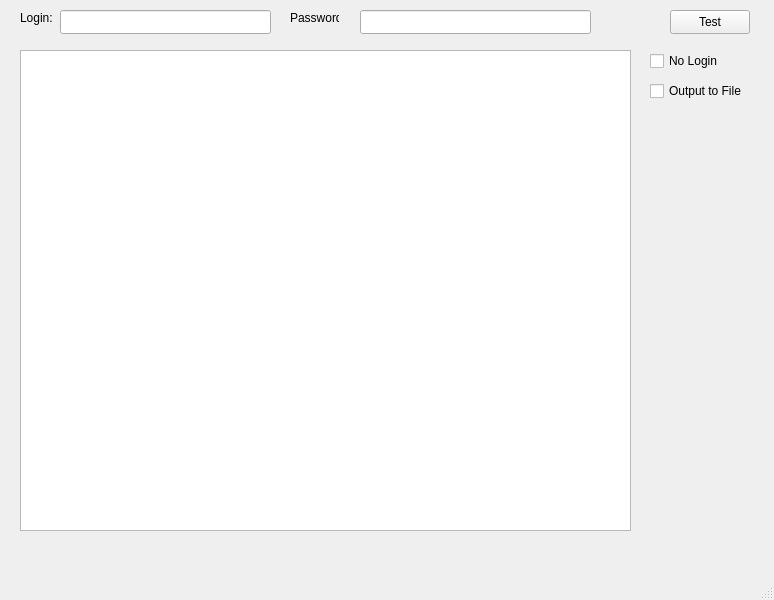
<?xml version="1.0" encoding="UTF-8"?>
<ui version="4.0">
 <class>ConnectivityTest</class>
 <widget class="QMainWindow" name="ConnectivityTest">
  <property name="geometry">
   <rect>
    <x>0</x>
    <y>0</y>
    <width>774</width>
    <height>600</height>
   </rect>
  </property>
  <property name="windowTitle">
   <string>ConnectivityTest</string>
  </property>
  <widget class="QWidget" name="centralwidget">
   <widget class="QPushButton" name="startTest">
    <property name="geometry">
     <rect>
      <x>670</x>
      <y>10</y>
      <width>80</width>
      <height>24</height>
     </rect>
    </property>
    <property name="text">
     <string>Test</string>
    </property>
   </widget>
   <widget class="QCheckBox" name="noLogin">
    <property name="geometry">
     <rect>
      <x>650</x>
      <y>50</y>
      <width>77</width>
      <height>22</height>
     </rect>
    </property>
    <property name="text">
     <string>No Login</string>
    </property>
   </widget>
   <widget class="QCheckBox" name="outputToFile">
    <property name="geometry">
     <rect>
      <x>650</x>
      <y>80</y>
      <width>101</width>
      <height>22</height>
     </rect>
    </property>
    <property name="text">
     <string>Output to File</string>
    </property>
   </widget>
   <widget class="QLineEdit" name="loginInput">
    <property name="geometry">
     <rect>
      <x>60</x>
      <y>10</y>
      <width>211</width>
      <height>24</height>
     </rect>
    </property>
   </widget>
   <widget class="QLineEdit" name="passwordInput">
    <property name="geometry">
     <rect>
      <x>360</x>
      <y>10</y>
      <width>231</width>
      <height>24</height>
     </rect>
    </property>
   </widget>
   <widget class="QLabel" name="loginLabel">
    <property name="geometry">
     <rect>
      <x>20</x>
      <y>10</y>
      <width>49</width>
      <height>16</height>
     </rect>
    </property>
    <property name="text">
     <string>Login:</string>
    </property>
   </widget>
   <widget class="QLabel" name="passwordLabel">
    <property name="geometry">
     <rect>
      <x>290</x>
      <y>10</y>
      <width>49</width>
      <height>16</height>
     </rect>
    </property>
    <property name="text">
     <string>Password</string>
    </property>
   </widget>
   <widget class="QTextEdit" name="outputTextEdit">
    <property name="geometry">
     <rect>
      <x>20</x>
      <y>50</y>
      <width>611</width>
      <height>481</height>
     </rect>
    </property>
   </widget>
  </widget>
  <widget class="QMenuBar" name="menubar">
   <property name="geometry">
    <rect>
     <x>0</x>
     <y>0</y>
     <width>774</width>
     <height>21</height>
    </rect>
   </property>
  </widget>
  <widget class="QStatusBar" name="statusbar"/>
 </widget>
 <resources/>
 <connections/>
</ui>
